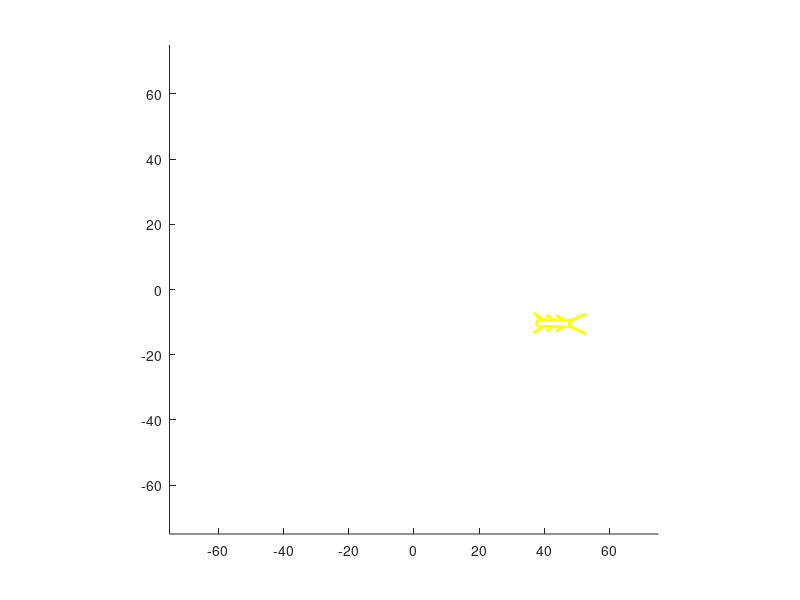

Here is the MATLAB script that generated this plot:
function movebug7
% Michael Lee, based on 
% work of Dr. Craig Henriquez
%% Initialize
clear
clf
close all

global new_verts fverts
x=0;
y=0;

arena_size=75; %bigger arena makes things more interesting.
draw_robot() % show robot for the first time (no arguments)
axis([-arena_size arena_size -arena_size arena_size]);  % create dummy arena
set(gca,'color','k');
axis square
set(gca,'Visible','on');

%% Time vector
t = 0
DT=.1;
tstop = 200;
tvec = t:DT:tstop;



% Make Food
tgt = [150*rand(1,2)-[75. 75.]]; %food target location
f_center = tgt;
f_width = 5;
food = rectangle('Position',[f_center(1)-f_width(1)/2,f_center(2)-f_width(1)/2,f_width(1),f_width(1)],'Curvature',[0.5,0.5],'EdgeColor','w');
set(food,'Position',[f_center(1)-f_width(1)/2,f_center(2)-f_width(1)/2,f_width(1),f_width(1)],'Curvature',[0.5,0.5]);


% Initial bug heading and antenna position
heading_angle=0;
xR = 15;
yR = -3;
xL = 15;
yL = 3;

% Compute the magnitude of the sensor info
sensorL= sense(xL, yL, tgt(1), tgt(2));
sensorR= sense(xR, yR, tgt(1), tgt(2));
draw_robot(x,y, heading_angle);


% Construct a questdlg specifying bug type
bugtype = questdlg('Choose your bug type.', ...
    'Braitenbug',...
	'Aggressor', ...
	'Coward', 'Aggressor');

% Running simulation:
for k=1:length(tvec)
    
    
    % motor output = f(sensor readings)
    [motorL, motorR] = brain(sensorL, sensorR, bugtype);
    vel_left= motorL
    vel_right= motorR
    
    % update heading angle and x,y location of robot
    heading_angle = heading(heading_angle, motorL, motorR);
    x = x +(motorL+motorR)*cos(heading_angle); %change x direction
    y = y + (motorL+motorR)*sin(heading_angle); %change y direction
    
    % plot path of bug, for fun.
    % plot(x, y)
    
    %Identify the X and Y coordinate of the R and L sensor from the robot description
    
    alpha = atan(-3/15); % offset of sensor from heading angle
    r = dist(0, 0, 3, 15);
    
    dx=r*cos(heading_angle+alpha);
    dy=r*sin(heading_angle+alpha);
    xR = x+dx;
    yR = y+dy;
    
    dx=r*cos(heading_angle-alpha);
    dy=r*sin(heading_angle-alpha);
    xL = x+dx;
    yL = y+dy;
    
    %Plots sensor locations
    %plot(xR, yR, 'ro')
    %plot(xL, yL, 'ro')
    
    % Compute the magnitude of the sensor info
    sensorL= sense(xL, yL, tgt(1), tgt(2));
    sensorR= sense(xR, yR, tgt(1), tgt(2));
    
    
    if x>arena_size % have arena wrap on itself
        x=-arena_size;
    end
    if y>arena_size
        y=-arena_size;
    end
    if x<-arena_size
        x=arena_size;
    end
    if y<-arena_size
        y=arena_size;
    end
    
    draw_robot(x,y, heading_angle);
    drawnow
    
    DL = dist(x, y, tgt(1), tgt(2)); % distance to food
    
    if DL <10
        tgt = [150*rand(1,2)-[75. 75.]];
        f_center = tgt;
        set(food,'Position',[f_center(1)-f_width(1)/2,f_center(2)-f_width(1)/2,f_width(1),f_width(1)],'Curvature',[0.5,0.5]);
        
        
    end
end



function draw_robot(x,y,heading_angle)
persistent nverts npts verts linewidth color hrobot
global new_verts fverts

%persistent variables are local to the function but kept in memory for the
%next function call


if(nargin < 3)
    % initialize
    [verts linewidth color] = robot_coords;
    fverts=verts;
    nverts = size(verts,1)
    npts = size(verts, 2);
    figure(1);
    hold on;
    % Show the robot's current location
    for i=1:nverts
        hrobot(i) = plot(verts(i,1:(npts/2)), verts(i,(npts/2+1):npts),'color',color(i,:),'linewidth',linewidth(i));
    end
    
else
    % redraw the robot in the new configuration
    tmp_verts = verts;
    
    % adjust heading - rotate the entire robot
    cosa = cos(heading_angle);
    sina = sin(heading_angle);
    new_verts(:,1:(npts/2)) =  x + cosa * tmp_verts(:,1:(npts/2)) - sina * tmp_verts(:,(npts/2+1):npts);
    new_verts(:,(npts/2+1):npts) =  y + sina * tmp_verts(:,1:(npts/2)) + cosa * tmp_verts(:,(npts/2+1):npts);
    
    figure(1);
    hold on
    for i=1:nverts
        set(hrobot(i),'xdata',new_verts(i,1:(npts/2)),'ydata',new_verts(i,(npts/2+1):npts));
    end
    
    
    
end
%--------------------------------------------------------------------------
% end of draw_robot
%--------------------------------------------------------------------------



%--------------------------------------------------------------------------
% robot_coords
%--------------------------------------------------------------------------
function [verts, width, color] = robot_coords


height=10;
width=5;

% the first set of coordinates are for x, the next set are for y.  All
% hard-coded in current iteration..

c=1;

%xc=[10. 7.5   0.  0. -10. -10. 0. 0. 7.5 10. 7.5 7.5];
%yc=[-5.  -2.5 -2.5 -5. -5.  5. 5. 2.5 2.5  5.   2.5 -2.5];

xy=[0 1;
    
2 1;
-1 3;
2 1;

5 1;
3 2.5;
5 1;

8 1;
6 2.5;
8 1;

10 1;

10 0.8;
15 3;
10 0.7;

10 -0.8;
15 -3;
10 -0.7;

10 -1;

8 -1;
6 -2.5;
8 -1;

5 -1;
3 -2.5;
5 -1;

2 -1;
-1 -3;
2 -1;

0 -1;
0 1;];

xc=xy(:, 1)';
yc=xy(:, 2)';

verts(c, :) = [xc'; yc'];1



width(c) = 2; color(c,:) = [1 1 0]; c=c+1;
%--------------------------------------------------------------------------
% end of robot_coords
%--------------------------------------------------------------------------

function [motorL, motorR] = brain(sensorL, sensorR, bugtype)

switch bugtype
    case 'Aggressor' % Minimize difference between sensors. 
        gain=0.5;
        
        % Logic: some default speed for both, each adjusted by difference in
        % sensors.
        diff=sensorL-sensorR; 
        motorL=gain*(1-diff);
        motorR=gain*(1+diff);
        
    case 'Coward' % If close to food, run away fast. If far, slow down. 
       gain=0.1;
        motorL=gain*sensorL;
        motorR=gain*sensorR;
end


% distance function, for convenience. Returns distance between two sets of (x, y) points
function distance = dist(x, y, xt, yt)
distance = sqrt((x-xt)^2+(y-yt)^2);

% transducing function for the antennae.
function mag = sense(xs, ys, xt, yt)
% xs: x location of sensor
% ys: y location of sensor
% xt: x location of food
% yt: y location of food

distance = sqrt((xs-xt)^2+(ys-yt)^2);
mag = sqrt(distance);

% Adjusting the heading angle based on motors.
function theta= heading(theta0, motorL, motorR)
gain=1;

% If gain is too low, the bug can only make incremental changes to path.
% If its too high, it will spazz out and spin at the slightest stimuli.
% A good balance is found at gain=1.

theta = theta0+(motorL-motorR)*gain;



